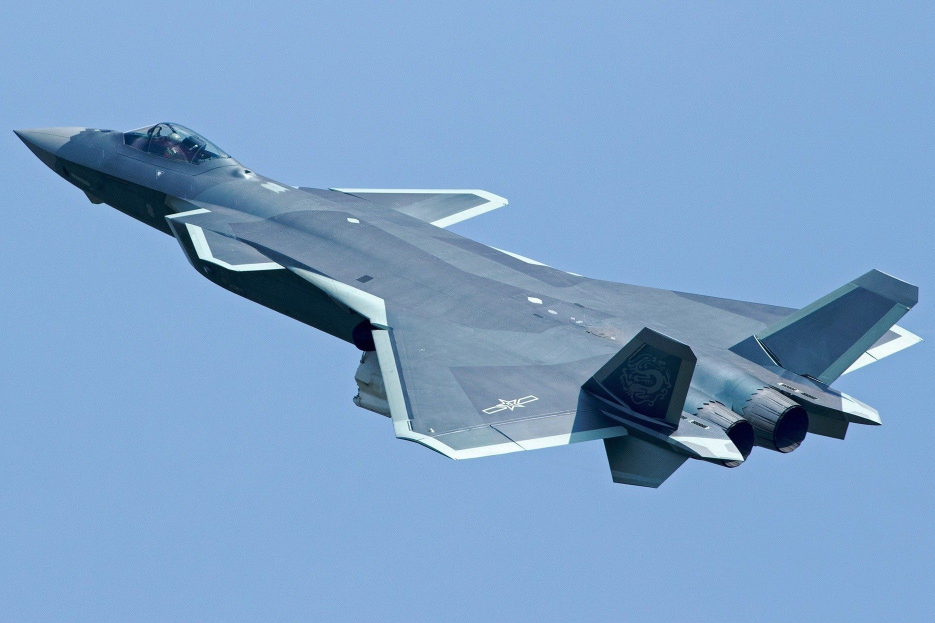
#> input picture img/J20.jpg, 1869 x 1246 px, given in place of the camera (shown at 1/2 size)
$ python 25_project_virtual_painting.py
#> lines starting #> are read from the running program, lines starting #| are printed output that depends on the picture
import cv2 as cv
import numpy as np

frameWidth = 640
frameHeight = 320
capture = cv.VideoCapture(0)  # 0 for webcam
capture.set(3, frameWidth)
capture.set(4, frameHeight)
capture.set(10, 150)  # brightness

# values for blue glue
myColors = [[61, 175, 151, 125, 255, 255],
            [29, 68, 61, 45, 150, 255],
            [162, 92, 126, 180, 188, 255],
            [62, 62, 148, 86, 188, 255]]

myColorValues = [[255, 0, 0],  # in BGR
                 [0, 255, 255],
                 [0, 0, 255],
                 [0, 255, 0]]

myPoints = []  # [x, y, colorID]


def findColor(image, colors, colorValues):
    imgHSV = cv.cvtColor(image, cv.COLOR_BGR2HSV)
    count = 0
    newPoints = []
    for color in colors:
        lower = np.array(color[0:3])
        upper = np.array(color[3:6])
        mask = cv.inRange(imgHSV, lower, upper)
        x, y = getContours(mask)

        if x != 0 and y != 0:
            cv.circle(imgResult, (x, y), 10, colorValues[count], cv.FILLED)
            newPoints.append([x, y, count])
        count += 1
        # cv.imshow(str(color[0]), mask)

    return newPoints


def getContours(image):
    contours, hierarchy = cv.findContours(image, cv.RETR_EXTERNAL, cv.CHAIN_APPROX_NONE)
    x, y, w, h = 0, 0, 0, 0
    for cnt in contours:
        area = cv.contourArea(cnt)
        if area > 500:
            # cv.drawContours(imgResult, cnt, -1, (255, 0, 0), 6)
            # canvas, contour, how many contours (-1 for all), color, thickness

            # calculate arclength to find corners (contour, is shape closed)
            peri = cv.arcLength(cnt, True)

            # approx the corner points of the shape
            approx = cv.approxPolyDP(cnt, 0.02 * peri, True)

            # generate bounding box around object
            x, y, w, h = cv.boundingRect(approx)

    return x + w//2, y


def drawOnCanvas(points, colorValues):
    for point in points:
        cv.circle(imgResult, (point[0], point[1]), 10, colorValues[point[2]], cv.FILLED)


# [12 lines of commented-out code are left out]
while True:
    isTrue, frame = capture.read()
#> frame is the input picture: shape (1246, 1869, 3); mean B, G, R 201.2, 162, 125.3
    # flip the screen
    frame = cv.flip(frame, 1)
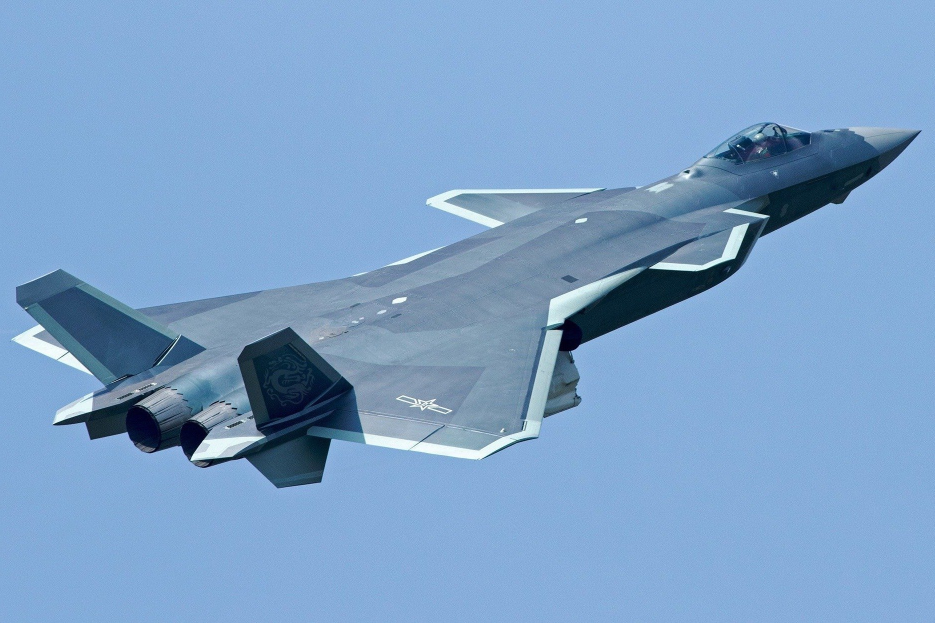
#> frame: shape (1246, 1869, 3) (shown at 1/2 size); mean B, G, R 201.2, 162, 125.3
    imgResult = frame.copy()
    # [24 lines of commented-out code are left out]

    foundPoints = findColor(frame, myColors, myColorValues)
#> in findColor, `imgHSV = cv.cvtColor(image, cv.COLOR_BGR2HSV)`: imgHSV: shape (1246, 1869, 3); mean H, S, V 105.3, 100.6, 201.2
#> after the loop in findColor, `for color in colors:`: count = 4; newPoints = []
#> foundPoints = []
    if len(foundPoints) != 0:
        for newP in foundPoints:
            myPoints.append(newP)

    if len(myPoints) != 0:
        drawOnCanvas(myPoints, myColorValues)

    cv.imshow('Results', imgResult)

    if cv.waitKey(1) & 0xFF == ord('q'):  # if 'q' key is pressed, clear canvas
#> (key q is pressed here)
        myPoints = []

    if cv.waitKey(20) & 0xFF == ord('d'):  # if 'd' key is pressed, terminate loop
#> (key q is pressed here)
        break

capture.release()
cv.destroyAllWindows()
